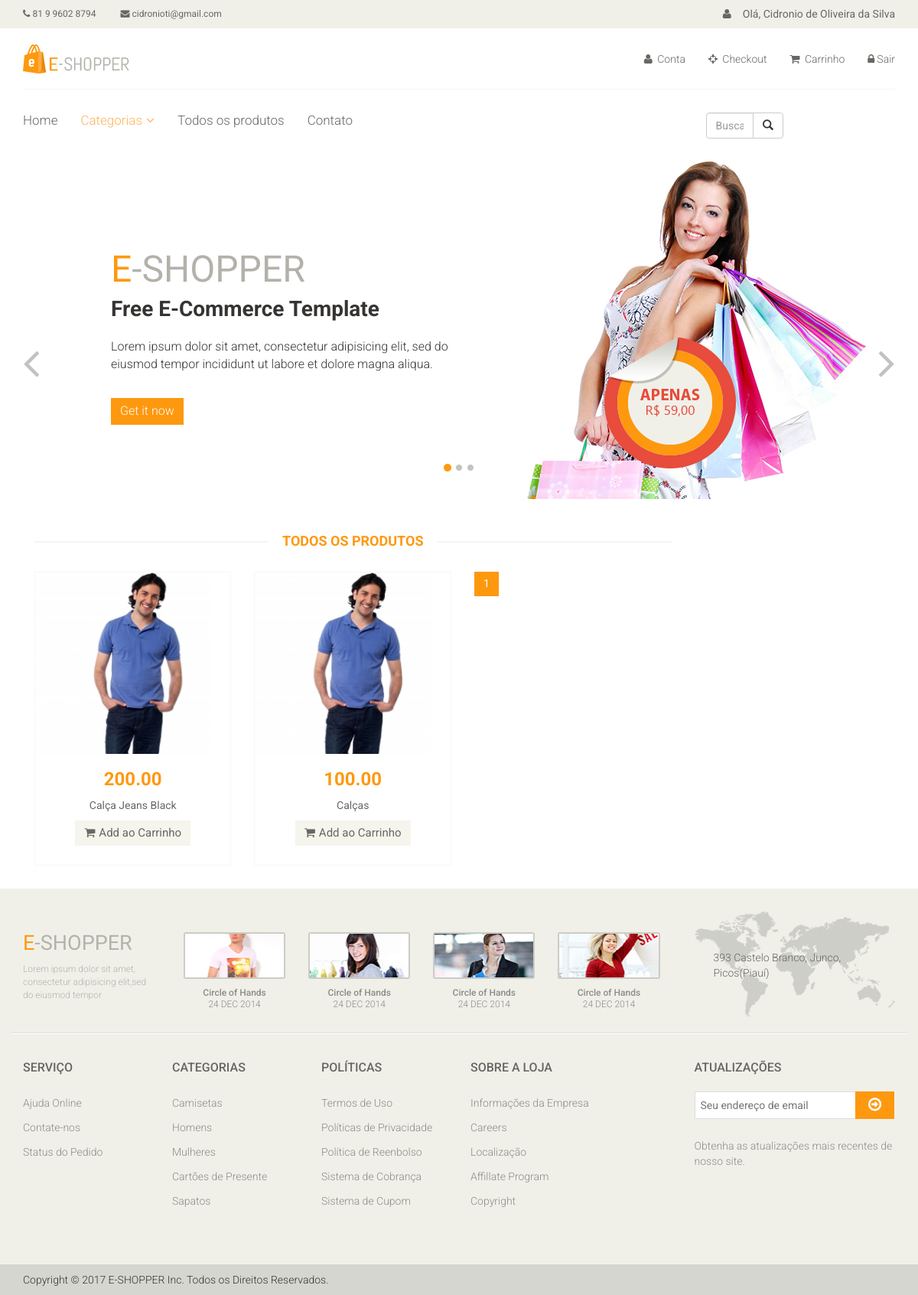
Page /catalogo/ (signed in) on the committed database.
### accounts/models.py (models this page shows, shortened)
class User(AbstractBaseUser, PermissionsMixin):
	username = models.CharField(
		'Apelido / Usuário', max_length=30, unique=True, validators=[
			validators.RegexValidator(
				re.compile('^[\w.@+-]+$'),
				'Informe um nome de usuário válido.'
				'Este valor deve conter apenas letras, números'
				'e os caracteres: @/./+/-/_ .'
				, 'invalid'
			)
		], help_text = 'Um nome curto que será usado para identifica-lo de forma única na plataforma'
	)
	name = models.CharField('Nome', max_length=100, blank=True)
	email = models.EmailField('E-mail', unique=True)
	is_staff = models.BooleanField('Equipe', default=False)
	is_active = models.BooleanField('Ativo', default=True)
	date_joined = models.DateTimeField('Data de entrada', auto_now_add=True)
	USERNAME_FIELD = 'username'
	REQUIRED_FIELDS = ['email']
	objects= UserManager()
	class Meta:
		verbose_name = 'Usuário'
		verbose_name_plural = 'Usuários'
	def __str__(self):
		return self.name or self.username

### catalog/models.py (models this page shows)
class Product(models.Model):
	name = models.CharField('Nome', max_length=100)
	slug = models.SlugField('Indetificador', max_length=100)
	category = models.ForeignKey('catalog.Category', verbose_name='Categoria')
	description = models.TextField('Descrição', blank=True)
	price = models.DecimalField('Preço', decimal_places=2, max_digits=10)
	created = models.DateTimeField('Criado em', auto_now_add=True)
	modified = models.DateTimeField('Modificado em', auto_now_add=True)
	class Meta:
		verbose_name = 'Produto'
		verbose_name_plural = 'Produtos'
		ordering = ['name']
	def __str__(self):
		return self.name
	def get_absolute_url(self):
		return reverse('catalog:product_detail', kwargs={'slug': self.slug})

### catalog/views.py (the view)
class ProductListView(generic.ListView):
	model = Product
	template_name = 'catalog/products.html'
	context_object_name = 'products'
	paginate_by = 9

### catalog/context_processors.py (called while the page is built)
def categories(request):
	return {
		'categories': Category.objects.all()
	}

### catalog/models.py (called while the page is built)
	def __str__(self):
		return self.name

	def get_absolute_url(self):
		return reverse('catalog:category', kwargs={'slug': self.slug})

### core/templatetags/pagination.py (called while the page is built)
@register.inclusion_tag('pagination.html')
def pagination(request, paginator, page_obj):
	context = {}
	context['paginator'] = paginator
	context['request'] = request
	context['page_obj'] = page_obj
	getvars = request.GET.copy()
	if 'page' in getvars:
		del getvars['page']
	if len(getvars) > 0:
		context['getvars'] = '&{0}'.format(getvars.urlencode())
	else:
		context['getvars'] = ''
	return context

### catalog/templates/catalog/products.html (shortened to what this page needs)
{% extends "base.html" %}
{% load pagination %}
{% block container %}
	<div class="col-sm-9 padding-right">
					<div class="features_items">
						<h2 class="title text-center">Todos os Produtos</h2>
						{% for product in products %}
							{% include "catalog/_product.html" %}
						{% endfor %}
						{% pagination request paginator page_obj %}
					</div>
				</div>
{% endblock %}

### core/templates/base.html (shortened to what this page needs)
<!DOCTYPE html>
{% load static %}
<html lang="en">
<head>
    <link href="{% static 'css/bootstrap.min.css' %}" rel="stylesheet">
    <link href="{% static 'css/font-awesome.min.css' %}" rel="stylesheet">
    <link href="{% static 'css/prettyPhoto.css' %}" rel="stylesheet">
    <link href="{% static 'css/price-range.css' %}" rel="stylesheet">
    <link href="{% static 'css/animate.css' %}" rel="stylesheet">
	<link href="{% static 'css/main.css' %}" rel="stylesheet">
	<link href="{% static 'css/responsive.css' %}" rel="stylesheet">
</head>
<body>
	<header id="header">
		<div class="header_top">
			<div class="container">
				<div class="row">
					<div class="col-sm-6 ">
						<div class="contactinfo">
							<ul class="nav nav-pills">
								<li><a href=""><i class="fa fa-phone"></i> 81 9 9602 8794</a></li>
								<li><a href=""><i class="fa fa-envelope"></i>  {{ user.email }}</a></li>
							</ul>
						</div>
					</div>
					<div class="col-sm-6">
						<div class="social-icons pull-right">
							<ul class="nav navbar-nav">
								{% if user.is_authenticated %}
									<li> <a href=""><i class="fa fa-user"></i>Olá, {{ user }}</a></li>
								{% else %}
									<li> <a href=""><i class="fa fa-user"></i>Olá</a></li>
								{% endif %}
							</ul>
						</div>
					</div>
				</div>
			</div>
		</div>
		<div class="header-middle">
			<div class="container">
				<div class="row">
					<div class="col-sm-4">
						<div class="logo pull-left">
							<a href="{% url 'index' %}"><img src="images/home/logo.png" alt="" /></a>
						</div>
					</div>
					<div class="col-sm-8">
						<div class="shop-menu pull-right">
							<ul class="nav navbar-nav">
								<li><a href="{% url 'accounts:index' %}"><i class="fa fa-user"></i> Conta</a></li>
								<li><a href="{% url 'checkout' %}"><i class="fa fa-crosshairs"></i> Checkout</a></li>
								<li><a href="{% url 'checkout:cart_item' %}"><i class="fa fa-shopping-cart"></i> Carrinho</a></li>
								{% if user.is_authenticated %}
									<li><a href="{% url 'logout' %}"><i class="fa fa-lock"></i>Sair</a></li>
								{% else %}
									<li><a href="{% url 'login' %}"><i class="fa fa-lock"></i> Login</a></li>
								{% endif %}
							</ul>
						</div>
					</div>
				</div>
			</div>
		</div>
		<div class="header-bottom">
			<div class="container">
				<div class="row">
					<div class="col-sm-9">
						<div class="mainmenu pull-left">
							<ul class="nav navbar-nav collapse navbar-collapse">
								<li><a href="{% url 'index' %}">Home</a></li>
								<li class="dropdown"><a href="#" class="active">Categorias<i class="fa fa-angle-down"></i></a>
                                </li>
								<li><a href="{% url 'catalog:products' %}">Todos os produtos</a></li>
								<li><a href="{% url 'contact' %}">Contato</a></li>
							</ul>
						</div>
					</div>
					<div class="col-sm-3">
						<div class="col-lg-6">
							<div class="input-group">
								<input type="text" class="form-control" placeholder="Buscar...">
								<span class="input-group-btn">
									<button class="btn btn-default" type="button"><span class="glyphicon glyphicon-search"></span></button>
								</span>
							</div>
						</div>
					</div>
				</div>
				</div>
			</div>
	</header>
	<section id="slider">
		{% block slider %}
		<div class="container">
			<div class="row">
				<div class="col-sm-12">
					<div id="slider-carousel" class="carousel slide" data-ride="carousel">
						<ol class="carousel-indicators">
							<li data-target="#slider-carousel" data-slide-to="0" class="active"></li>
							<li data-target="#slider-carousel" data-slide-to="1"></li>
							<li data-target="#slider-carousel" data-slide-to="2"></li>
						</ol>
						<div class="carousel-inner">
							<div class="item active">
								<div class="col-sm-6">
									<h1><span>E</span>-SHOPPER</h1>
									<h2>Free E-Commerce Template</h2>
									<p>Lorem ipsum dolor sit amet, consectetur adipisicing elit, sed do eiusmod tempor incididunt ut labore et dolore magna aliqua. </p>
									<button type="button" class="btn btn-default get">Get it now</button>
								</div>
								<div class="col-sm-6">
									<img src="images/home/girl1.jpg" class="girl img-responsive" alt="" />
									<img src="images/home/pricing.png"  class="pricing" alt="" />
								</div>
							</div>
						</div>
						<a href="#slider-carousel" class="left control-carousel hidden-xs" data-slide="prev">
							<i class="fa fa-angle-left"></i>
						</a>
						<a href="#slider-carousel" class="right control-carousel hidden-xs" data-slide="next">
							<i class="fa fa-angle-right"></i>
						</a>
					</div>
				</div>
			</div>
		</div>
		{% endblock %}
	</section>
	<section>
		<div class="container">
			<div class="row">
				{% block container %} {% endblock %}
			</div>
		</div>
	</section>
	<footer id="footer">
		<div class="footer-top">
			<div class="container">
				<div class="row">
					<div class="col-sm-2">
						<div class="companyinfo">
							<h2><span>e</span>-shopper</h2>
							<p>Lorem ipsum dolor sit amet, consectetur adipisicing elit,sed do eiusmod tempor</p>
						</div>
					</div>
					<div class="col-sm-7">
						<div class="col-sm-3">
							<div class="video-gallery text-center">
								<a href="#">
									<div class="iframe-img">
										<img src="images/home/iframe1.png" alt="" />
									</div>
								</a>
								<p>Circle of Hands</p>
								<h2>24 DEC 2014</h2>
							</div>
						</div>
						<div class="col-sm-3">
							<div class="video-gallery text-center">
								<a href="#">
									<div class="iframe-img">
										<img src="images/home/iframe2.png" alt="" />
									</div>
								</a>
								<p>Circle of Hands</p>
								<h2>24 DEC 2014</h2>
							</div>
						</div>
						<div class="col-sm-3">
							<div class="video-gallery text-center">
								<a href="#">
									<div class="iframe-img">
										<img src="images/home/iframe3.png" alt="" />
									</div>
								</a>
								<p>Circle of Hands</p>
								<h2>24 DEC 2014</h2>
							</div>
						</div>
						<div class="col-sm-3">
							<div class="video-gallery text-center">
								<a href="#">
									<div class="iframe-img">
										<img src="images/home/iframe4.png" alt="" />
									</div>
								</a>
								<p>Circle of Hands</p>
								<h2>24 DEC 2014</h2>
							</div>
						</div>
					</div>
					<div class="col-sm-3">
						<div class="address">
							<img src="images/home/map.png" alt="" />
							<p>393 Castelo Branco, Junco, Picos(Piauí)</p>
						</div>
					</div>
				</div>
			</div>
		</div>
		<div class="footer-widget">
			<div class="container">
				<div class="row">
					<div class="col-sm-2">
						<div class="single-widget">
							<h2>Serviço</h2>
							<ul class="nav nav-pills nav-stacked">
								<li><a href="#">Ajuda Online</a></li>
								<li><a href="#">Contate-nos</a></li>
								<li><a href="#">Status do Pedido</a></li>
							</ul>
						</div>
					</div>
					<div class="col-sm-2">
						<div class="single-widget">
							<h2>Categorias</h2>
							<ul class="nav nav-pills nav-stacked">
								<li><a href="#">Camisetas</a></li>
								<li><a href="#">Homens</a></li>
								<li><a href="#">Mulheres</a></li>
								<li><a href="#">Cartões de Presente</a></li>
								<li><a href="#">Sapatos</a></li>
							</ul>
						</div>
					</div>
					<div class="col-sm-2">
						<div class="single-widget">
							<h2>Políticas</h2>
							<ul class="nav nav-pills nav-stacked">
								<li><a href="#">Termos de Uso</a></li>
								<li><a href="#">Políticas de Privacidade</a></li>
								<li><a href="#">Política de Reenbolso</a></li>
								<li><a href="#">Sistema de Cobrança</a></li>
								<li><a href="#">Sistema de Cupom</a></li>
							</ul>
						</div>
					</div>
					<div class="col-sm-2">
						<div class="single-widget">
							<h2>Sobre a Loja</h2>
							<ul class="nav nav-pills nav-stacked">
								<li><a href="#">Informações da Empresa</a></li>
								<li><a href="#">Careers</a></li>
								<li><a href="#">Localização</a></li>
								<li><a href="#">Affillate Program</a></li>
								<li><a href="#">Copyright</a></li>
							</ul>
						</div>
					</div>
					<div class="col-sm-3 col-sm-offset-1">
						<div class="single-widget">
							<h2>Atualizações</h2>
							<form action="#" class="searchform">
								<input type="text" placeholder="Seu endereço de email" />
								<button type="submit" class="btn btn-default"><i class="fa fa-arrow-circle-o-right"></i></button>
								<p>Obtenha as atualizações mais recentes de
								nosso site.</p>
							</form>
						</div>
					</div>
				</div>
			</div>
		</div>
		<div class="footer-bottom">
			<div class="container">
				<div class="row">
					<p class="pull-left">Copyright © 2017 E-SHOPPER Inc. Todos os Direitos Reservados.</p>
				</div>
			</div>
		</div>
	</footer>
</body>
</html>

### catalog/templates/catalog/_product.html (shortened to what this page needs)
<div class="col-sm-4">
	<div class="product-image-wrapper">
		<div class="single-products">
			<div class="productinfo text-center">
				<img src="images/shop/product12.jpg" alt="" />
				<h2>{{ product.price }}</h2>
				<p>{{ product }}</p>
				<a href="#" class="btn btn-default add-to-cart"><i class="fa fa-shopping-cart"></i>Add ao Carrinho</a>
				</div>
					<a href="{{ product.get_absolute_url }}">
					<div class="product-overlay">
						<div class="overlay-content">
						</div>
					</div>
			</a>
		</div>
	</div>
</div>

### rows in the picture
User: email "cidronioti@gmail.com", name "Cidronio de Oliveira da Silva"
Product: price "200.00", name "Calça Jeans Black"
Product: price "100.00", name "Calças"

### other values in the picture
{{ page }} "1"
